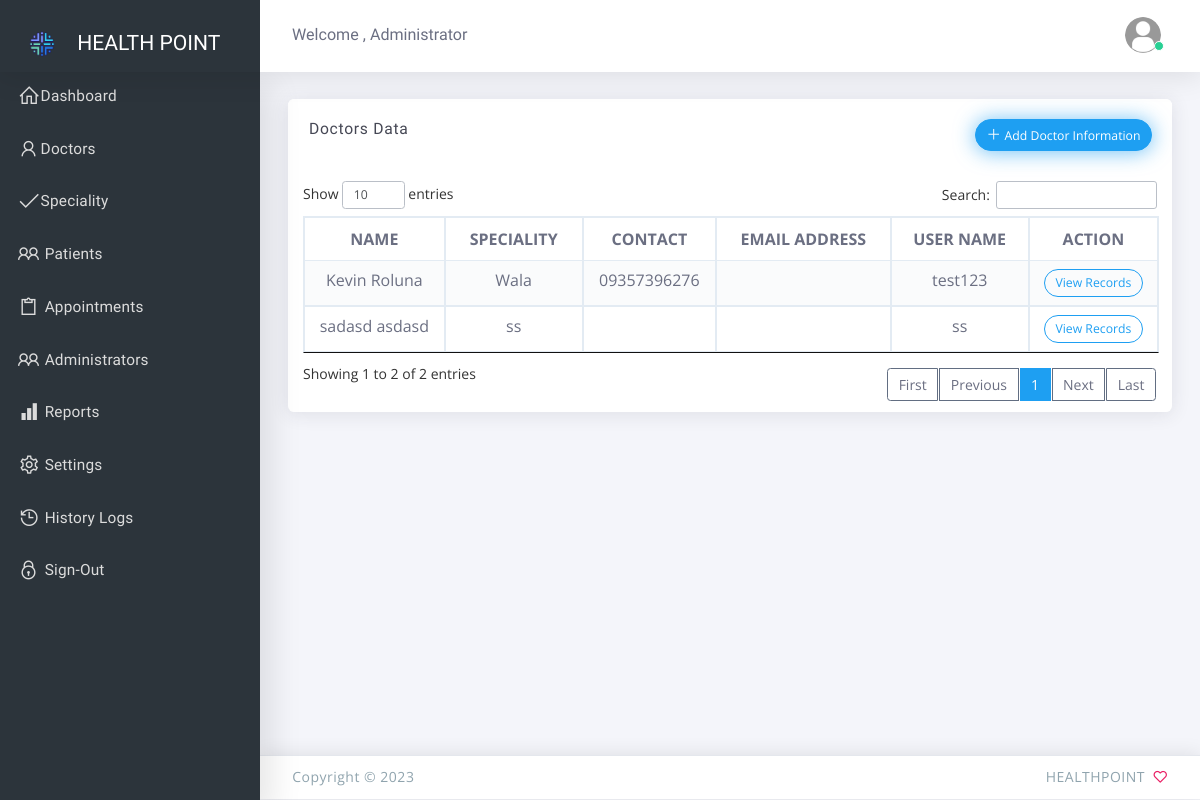
The app's page /admin/doctors.php (signed in), older data.
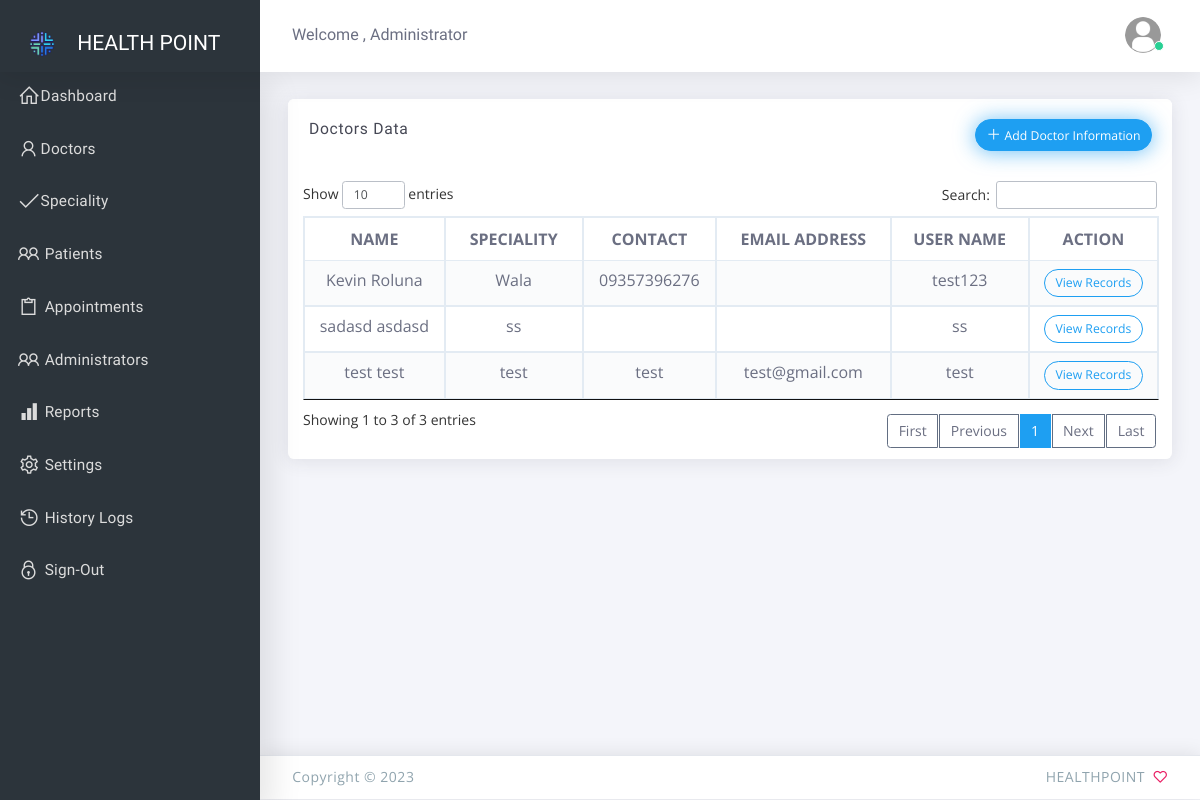
The same page, newer data.
### tables this page shows
CREATE TABLE `is_doctors` (
  `doctor_id` int(12) NOT NULL,
  `firstname` varchar(32) NOT NULL,
  `lastname` varchar(32) NOT NULL,
  `address` text NOT NULL,
  `contact` varchar(36) NOT NULL,
  `email` varchar(100) NOT NULL,
  `username` varchar(50) NOT NULL,
  `password` varchar(50) NOT NULL,
  `speciality` text NOT NULL,
  `monday` int(11) NOT NULL,
  `tuesday` int(11) NOT NULL,
  `wednesday` int(11) NOT NULL,
  `thursday` int(11) NOT NULL,
  `friday` int(11) NOT NULL,
  `saturday` int(11) NOT NULL,
  `sunday` int(11) NOT NULL,
  `times` varchar(50) NOT NULL,
  `timee` varchar(50) NOT NULL,
  `is_active` int(1) NOT NULL,
  `date_added` timestamp NOT NULL DEFAULT current_timestamp()
);

### admin/controller/doctor.php (called while the page is built, shortened)
<?php
include('../controller/database.php');
$is_doctors = $mysqli->query("SELECT * from is_doctors");

### admin/doctors.php (the view, shortened to what this page needs)
<?php
 include("include/header.php");
 include("controller/doctor.php");
?>
<body class="vertical-layout vertical-menu-modern 2-columns   fixed-navbar" data-open="click" data-menu="vertical-menu-modern" data-col="2-columns">
 <?php include("include/nav.php");?>
  <div class="app-content content">
    <div class="content-wrapper">
      <div class="content-body">
	<div class="row">
		<div class="col-12">
			<div class="card">
				<div class="card-header">
					<h4 class="card-title">Doctors Data </h4>
					<div class="heading-elements">
						<button class="btn btn-sm round btn-info btn-glow" data-toggle="modal" data-backdrop="false" data-target="#backdrop"><i class="la la-plus font-medium-1"></i>
						Add Doctor Information </button>
					</div>
					<br>
				</div>
				<div class="card-content">
					<div class="table-responsive">
						<table class="table alt-pagination wallet-wrapper table-bordered table-striped">
							<thead>
								<tr>
									<th class="text-center">NAME </th>
									<th class="text-center">SPECIALITY</th>
									<th class="text-center">CONTACT</th>
									<th class="text-center">EMAIL ADDRESS</th>
									<th class="text-center">USER NAME</th>
									<th class="text-center">ACTION</th>
								</tr>
							</thead>
							<tbody>
							<?php while($val = $is_doctors->fetch_object()){ ?>
								<tr>
									<td class="text-center"><?php echo $val->firstname . ' '. $val->lastname;?></td>
									<td class="text-center"><?php echo $val->speciality;?></td>
									<td class="text-center"><?php echo $val->contact;?></td>
									<td class="text-center"><?php echo $val->email;?></td>
									<td class="text-center"><?php echo $val->username;?></td>
									<td class="text-center"><a href="doctor-records?data=<?php echo $val->doctor_id;?>" class="btn btn-sm round btn-outline-info"> View Records</a></td>
								</tr>
							<?php } ?>
							</tbody>
						</table>
					</div>
				</div>
			</div>
		</div>
	</div>
      </div>
    </div>
  </div>
    <?php include("include/footer.php");?>

Row changes from the older to the newer data that the page shows:
added is_doctors: firstname "test", lastname "test", speciality "test", contact "test", email "test@gmail.com", username "test"
Text that changed along with them:
text written by a page script: "Show entries Search: Showing 1 to 2 of 2 entries First Previous 1 Next Last" → "Show entries Search: Showing 1 to 3 of 3 entries First Previous 1 Next Last"
